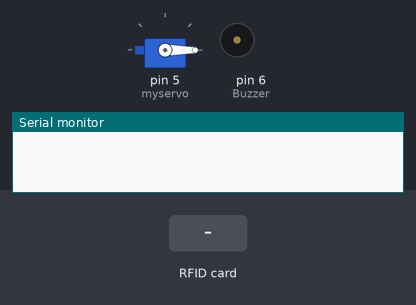
This sketch was run on a simulated Arduino Uno, built with avr-gcc and run on an emulated ATmega328P. Parts: servo, buzzer (waves = sounding), the last lines printed to the serial monitor. Inputs (shaded band) come from the test bench.

Above: at 1.2 s.
1.3 s: RFID card 5E 7A 19 C4 held to the reader
At 2.1 s:
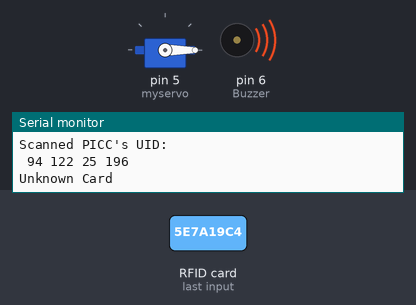
Timing chart, 0 to 4.3 s (numbered marks = the images above; inputs shaded):
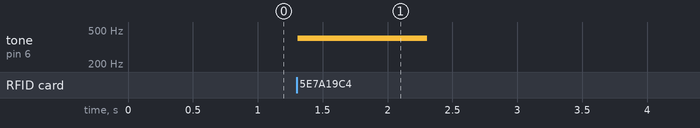

The sketch:

servo_manual.ino
```cpp
#include <MFRC522.h>
#include <SPI.h>
#include <Servo.h>


#define SS_PIN 10
#define RST_PIN 9

MFRC522 rfid(SS_PIN, RST_PIN); // Instance of the class

MFRC522::MIFARE_Key key;

int code[] = {94,73,241,250}; //This is the stored UID
int codeRead = 0;
int Buzzer = 6;
int activate =0;
Servo myservo;
String uidString;
void setup() {

 Serial.begin(9600);
 SPI.begin(); // Init SPI bus
 rfid.PCD_Init(); // Init MFRC522
 myservo.attach(5); //attach the servo to pin 5
 pinMode(Buzzer,OUTPUT);
 myservo.write(0); // 0 degree angle for servo


}

void loop() {
 if( rfid.PICC_IsNewCardPresent())
 {
 readRFID();
 }
 delay(100);

}

void readRFID()
{

 rfid.PICC_ReadCardSerial();
 Serial.print(F("\nPICC type: "));
 MFRC522::PICC_Type piccType = rfid.PICC_GetType(rfid.uid.sak);
 Serial.println(rfid.PICC_GetTypeName(piccType));

// Check is the PICC of Classic MIFARE type
 if (piccType != MFRC522::PICC_TYPE_MIFARE_MINI &&
 piccType != MFRC522::PICC_TYPE_MIFARE_1K &&
 piccType != MFRC522::PICC_TYPE_MIFARE_4K) {
 Serial.println(F("Your tag is not of type MIFARE Classic."));
 return;
 }


 Serial.println("Scanned PICC's UID:");
 printDec(rfid.uid.uidByte, rfid.uid.size);

uidString = String(rfid.uid.uidByte[0])+" "+String(rfid.uid.uidByte[1])+" "+String(rfid.uid.uidByte[2])+ " "+String(rfid.uid.uidByte[3]);


 int i = 0;
 boolean match = true;
 while(i<rfid.uid.size)
 {
 if(!(rfid.uid.uidByte[i] == code[i]))
 {
 match = false;
 }
 i++;
 }

if(match)
 { if (activate==0){
 myservo.write(90); // 90 degree angle for servo (Door will open)
 Serial.println("\nDoor is open");
 delay(1000);
 activate = activate+1;
 }
 else
 { myservo.write(0); // 0 degree angle for servo (Door will close)
 activate = 0;
 Serial.println("\nDoor is close");
 delay(1000);
 }
 }

 else
 {
 tone(6,400,1000);
 Serial.println("\nUnknown Card");
 }


 // Halt PICC
 rfid.PICC_HaltA();

// Stop encryption on PCD
 rfid.PCD_StopCrypto1();
}

void printDec(byte *buffer, byte bufferSize) {
 for (byte i = 0; i < bufferSize; i++) {
 Serial.print(buffer[i] < 0x10 ? " 0" : " ");
 Serial.print(buffer[i], DEC);
 }
}
```

Measured:
- after the input at 1.3 s, tone on pin 6 (Buzzer): silent → 400 Hz at once, → silent 1.0 s later
